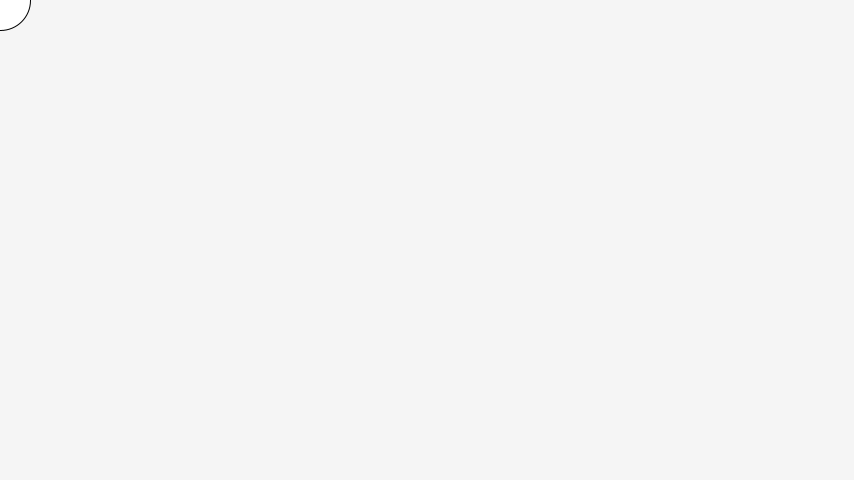
Frame 1 (no input)
Frame 60 (the mouse pressed at the canvas centre just before this capture): identical to frame 1, image omitted
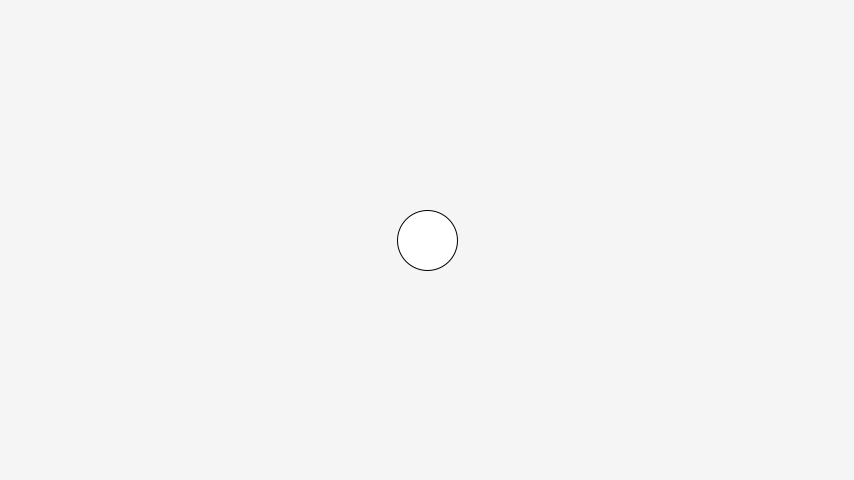
Frame 120 (the mouse held since frame 60 and released just before this capture)

The Processing sketch that drew these frames (run headless with seeded random() and noise(); from frame 60 on, the mouse is pressed at the canvas centre):

// Processing sketch: sketch_sample01
// ── sketch_sample01.pde
void setup() {
  size(854, 480);
}

void draw() {
  background(245);
  ellipse(mouseX, mouseY, 60, 60);
}
